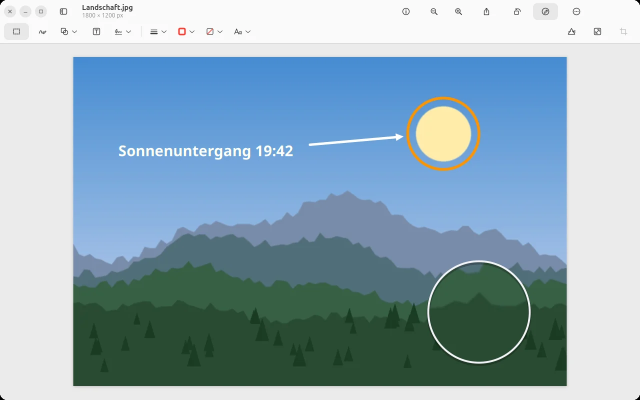
#> input picture homepage/prevux-image.webp, 1280 x 800 px (shown at 1/2 size)
$ python -i cutout.py   (imports and definitions only)
#> lines starting #> are read from the running program, lines starting #| are printed output that depends on the picture; after the words box and inside, x2 and y2 are one past the last pixel; in counts of white or black regions, pixels touching at a corner belong together
"""Remove a background, cut out an object (Preview: Remove Background, Smart Lasso).

Classic image processing, no AI model, nothing downloaded: the background colour is taken
from the edge (of the image, or of the lasso), everything connected to the edge in that
colour becomes transparent, the edge of the object is softened slightly. Works best with
plain backgrounds (product photos, logos, screenshots, scans).
"""

from PIL import Image, ImageChops, ImageDraw, ImageFilter, ImageOps

WORK_SIDE = 800       # masks are computed at this size, then scaled up


def _median(values):
    values = sorted(values)
    return values[len(values) // 2] if values else 0


def _background_colour(image, points):
    pixels = image.load()
    width, height = image.size
    samples = [pixels[min(width - 1, max(0, int(x))), min(height - 1, max(0, int(y)))] for x, y in points]
    return tuple(_median([s[c] for s in samples]) for c in range(3))


def _threshold(histogram, low=14, high=70):
    """Otsu between background (small difference) and object (large difference)."""
    total = sum(histogram)
    weighted = sum(i * h for i, h in enumerate(histogram))
    best, best_value, back, back_sum = low, -1.0, 0, 0
    for i, count in enumerate(histogram):
        back += count
        if not back:
            continue
        front = total - back
        if not front:
            break
        back_sum += i * count
        between = back * front * (back_sum / back - (weighted - back_sum) / front) ** 2
        if between > best_value:
            best, best_value = i, between
    return max(low, min(high, best))


def _difference(small, colour):
    """Per pixel: how far it is from the background colour (largest channel difference)."""
    r, g, b = ImageChops.difference(small, Image.new("RGB", small.size, colour)).split()
    return ImageChops.lighter(ImageChops.lighter(r, g), b).filter(ImageFilter.GaussianBlur(1))


def _flood_from(mask, seeds):
    """Fill (value 128) every 0-region of `mask` that one of the seeds touches."""
    pixels = mask.load()
    width, height = mask.size
    for x, y in seeds:
        x, y = min(width - 1, max(0, int(x))), min(height - 1, max(0, int(y)))
        if pixels[x, y] == 0:
            ImageDraw.floodfill(mask, (x, y), 128)
    return mask


def _finish(alpha_small, size):
    """Close tiny holes, scale up, soften the edge a little."""
    alpha = alpha_small.filter(ImageFilter.MaxFilter(3)).filter(ImageFilter.MinFilter(3))
    alpha = alpha.resize(size, Image.BILINEAR)
    return alpha.filter(ImageFilter.GaussianBlur(0.8))


def _small(image):
    rgb = image.convert("RGB")
    scale = min(1.0, WORK_SIDE / max(rgb.size))
    if scale < 1.0:
        rgb = rgb.resize((max(1, int(rgb.width * scale)), max(1, int(rgb.height * scale))), Image.BILINEAR)
    return rgb, scale


def remove_background(image):
    """The image with a transparent background (RGBA)."""
    small, _scale = _small(image)
    width, height = small.size
    edge = ([(x, 0) for x in range(width)] + [(x, height - 1) for x in range(width)]
            + [(0, y) for y in range(height)] + [(width - 1, y) for y in range(height)])
    difference = _difference(small, _background_colour(small, edge))
    limit = _threshold(difference.histogram())
    mask = difference.point(lambda v: 255 if v > limit else 0)
    mask = _flood_from(mask, edge[::3])
    alpha = mask.point(lambda v: 0 if v == 128 else 255)
    result = image.convert("RGBA")
    result.putalpha(ImageChops.multiply(result.getchannel("A"), _finish(alpha, image.size)))
    return result


def lasso_cutout(image, polygon):
    """Smart Lasso: (box, RGBA cut-out) of the object inside a roughly drawn outline.
    The outline snaps to the object's edge; without a clear edge it stays the drawn shape."""
    if len(polygon) < 3:
        return None
    small, scale = _small(image)
    outline = [(x * scale, y * scale) for x, y in polygon]
    inside = Image.new("L", small.size, 0)
    ImageDraw.Draw(inside).polygon(outline, fill=255)
    if not inside.getbbox():
        return None
    difference = _difference(small, _background_colour(small, outline))
    limit = _threshold(difference.histogram())
    mask = difference.point(lambda v: 255 if v > limit else 0)
    mask = ImageChops.multiply(mask, inside)          # outside the lasso counts as background
    seeds = [(x, y) for x, y in outline] + [(0, 0)]
    mask = _flood_from(mask, seeds)
    alpha = mask.point(lambda v: 0 if v == 128 else 255)
    alpha = ImageChops.multiply(alpha, inside)
    if alpha.getbbox() is None or sum(alpha.histogram()[128:]) < sum(inside.histogram()[128:]) * 0.03:
        alpha = inside                                 # nothing recognised: keep the drawn shape
    alpha = _finish(alpha, image.size)
    full_inside = Image.new("L", image.size, 0)
    ImageDraw.Draw(full_inside).polygon([(x, y) for x, y in polygon], fill=255)
    alpha = ImageChops.multiply(alpha, full_inside.filter(ImageFilter.GaussianBlur(0.8)))
    box = alpha.getbbox()
    if box is None:
        return None
    cut = image.convert("RGBA")
    cut.putalpha(ImageChops.multiply(cut.getchannel("A"), alpha))
    return box, cut.crop(box)


def has_transparency(image):
    return image.mode in ("RGBA", "LA") and image.getchannel("A").getextrema()[0] < 255

>>> from PIL import Image
>>> picture = Image.open('../homepage/prevux-image.webp')
#> picture is the input picture: PIL image 1280x800 RGB; mean R, G, B 144, 170.3, 184.1
>>> result = remove_background(picture)
#> in _small, `rgb = rgb.resize((max(1, int(rgb.width * scale)), max(1, int(rgb.heigh..`:
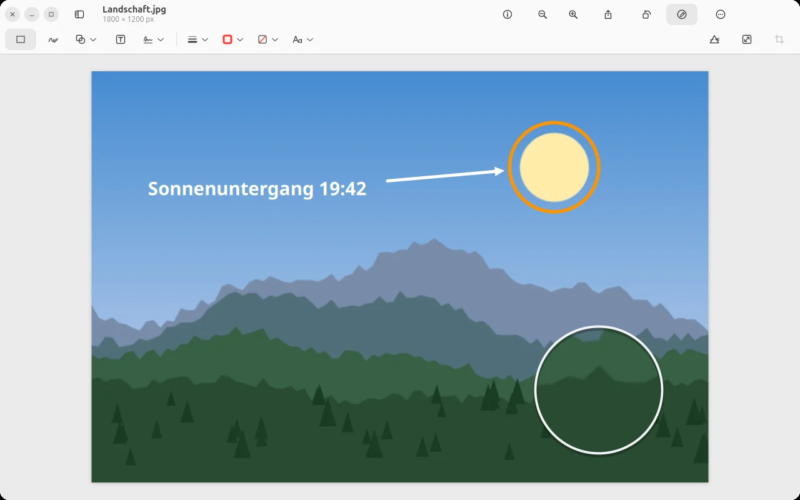
#> rgb: PIL image 800x500 RGB; mean R, G, B 144, 170.3, 184.1
#> in _background_colour, `samples = [pixels[min(width - 1, max(0, int(x))), min(height - 1, max(..`: samples = 2600 items, first 6: (0, 0, 0), (0, 0, 0), (1, 1, 1), (0, 0, 0), (33, 33, 33), (94, 94, 94)
#> in _median, `values = sorted(values)`: values = 2600 values from 0 to 252
#> in _difference, `r, g, b = ImageChops.difference(small, Image.new("RGB", small.size, co..`:
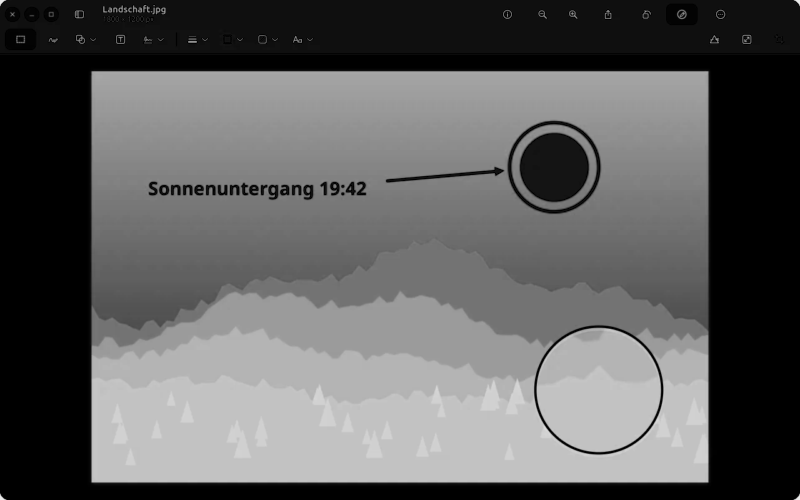
#> r: PIL image 800x500 L; min 0, max 235, mean 94.4
#> in _difference, `r, g, b = ImageChops.difference(small, Image.new("RGB", small.size, co..`:
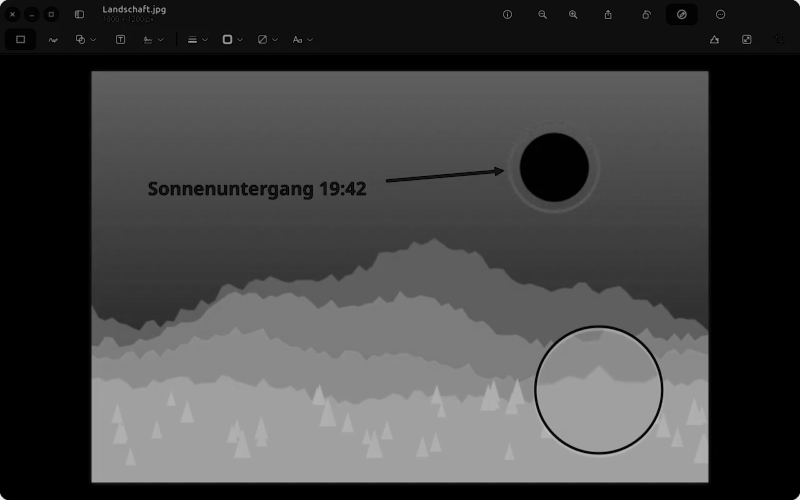
#> g: PIL image 800x500 L; min 0, max 235, mean 67.7
#> in _difference, `r, g, b = ImageChops.difference(small, Image.new("RGB", small.size, co..`:
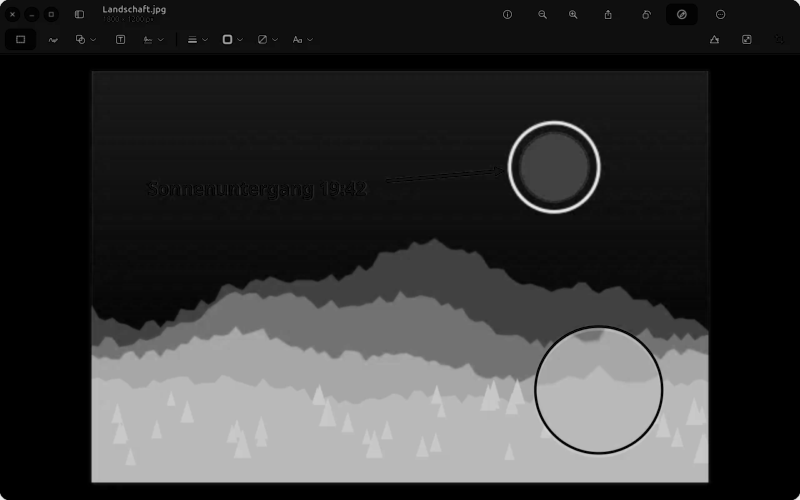
#> b: PIL image 800x500 L; min 0, max 235, mean 53.9
#> in _threshold, `total = sum(histogram)`: total = 400000
#> in _threshold, `weighted = sum(i * h for i, h in enumerate(histogram))`: weighted = 38083590
#> the loop in _threshold, `for i, count in enumerate(histogram):` made 236 passes
#> (count, back, front, back_sum, best_value) on passes 1 to 12: (91541, 91541, 308459, 0, 4.3e+14), (2077, 93618, 306382, 2077, 4.43e+14), (591, 94209, 305791, 3259, 4.47e+14), (2329, 96538, 303462, 10246, 4.6e+14), (782, 97320, 302680, 13374, 4.65e+14), (437, 97757, 302243, 15559, 4.68e+14), (959, 98716, 301284, 21313, 4.73e+14), (421, 99137, 300863, 24260, 4.75e+14), (1112, 100249, 299751, 33156, 4.82e+14), (146, 100395, 299605, 34470, 4.83e+14), (187, 100582, 299418, 36340, 4.84e+14), (303, 100885, 299115, 39673, 4.85e+14)
#> (back, front, back_sum, best_value) on passes 61 to 66: (147197, 252803, 918420, 7.37e+14), (147397, 252603, 930620, 7.38e+14), (147592, 252408, 942710, 7.38e+14), (147775, 252225, 954239, 7.38e+14), (148147, 251853, 978047, 7.39e+14), (148353, 251647, 991437, 7.39e+14)
#> after the loop in _threshold, `for i, count in enumerate(histogram):`: back = 400000; back_sum = 38083355; best = 78; best_value = 7.44e+14
#> in remove_background, `limit = _threshold(difference.histogram())`: limit = 70
#> in remove_background, `mask = difference.point(lambda v: 255 if v > limit else 0)`:
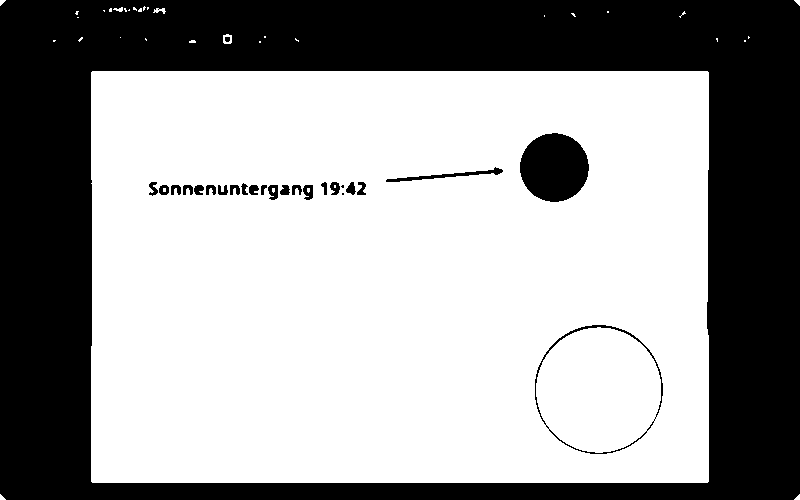
#> mask: PIL image 800x500 L; 62.1% white; 26 black regions (2 under 20 px), largest, box (x1, y1, x2, y2) and area: (0, 0, 800, 500) 145335, (520, 133, 589, 202) 3696, (535, 325, 663, 454) 658
#> the loop in _flood_from, `for x, y in seeds:` made 867 passes
#> x on passes 1 to 3: 0, 3, 6
#> after the loop in _flood_from, `for x, y in seeds:`:
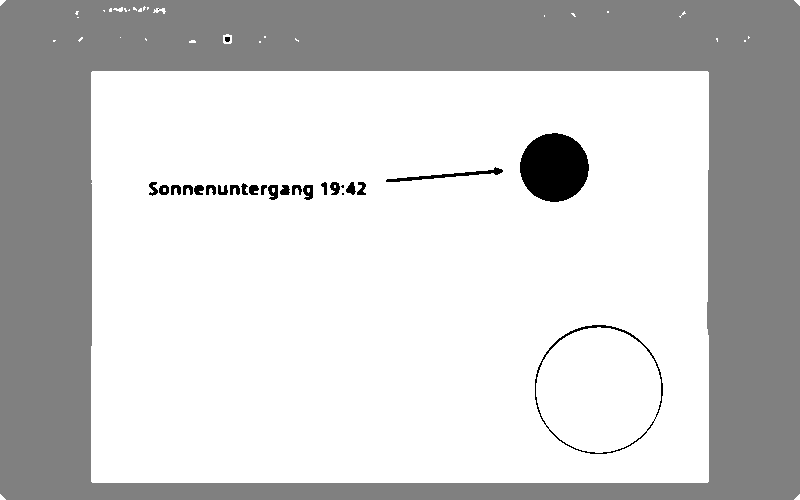
#> mask: PIL image 800x500 L; min 0, max 255, mean 204.9
#> in remove_background, `alpha = mask.point(lambda v: 0 if v == 128 else 255)`: alpha: PIL image 800x500 L; 63.7% white; 1 black region, box (x1, y1, x2, y2) and area: (0, 0, 800, 500) 145334
#> in _finish, `alpha = alpha_small.filter(ImageFilter.MaxFilter(3)).filter(ImageFilte..`: alpha: PIL image 800x500 L; 63.7% white; 1 black region, box (x1, y1, x2, y2) and area: (0, 0, 800, 500) 145309
#> in remove_background, `result.putalpha(ImageChops.multiply(result.getchannel("A"), _finish(al..`:
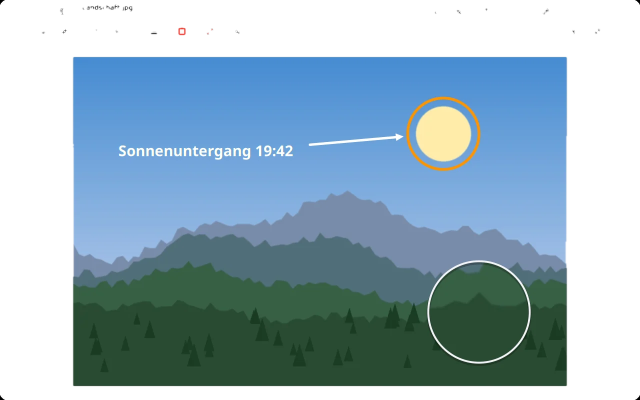
#> result: PIL image 1280x800 RGBA (shown at 1/2 size); mean R, G, B, A 144, 170.3, 184.1, 162.4; transparent parts drawn white

$ run again, on homepage/prevux-markup.webp
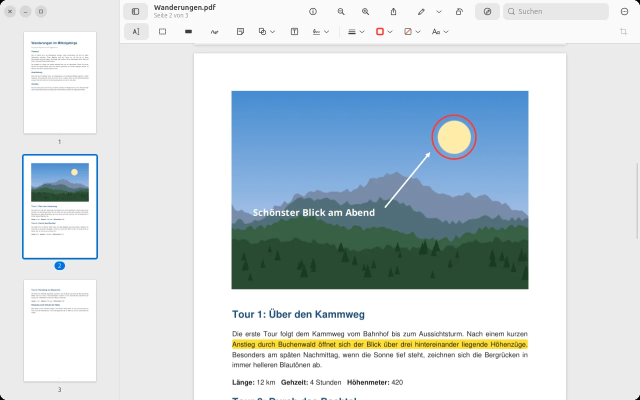
#> input picture homepage/prevux-markup.webp, 1280 x 800 px (shown at 1/2 size)
#> picture is the input picture: PIL image 1280x800 RGB; mean R, G, B 205, 214.9, 219.1
#> samples = 2600 items, first 6: (0, 0, 0), (0, 0, 0), (1, 1, 1), (1, 1, 1), (32, 32, 32), (90, 90, 90)
#> values = 2600 values from 0 to 255
#> total = 400000
#> weighted = 18588887
#> the loop in _threshold, `for i, count in enumerate(histogram):` made 236 passes
#> (count, back, front, back_sum, best_value) on passes 1 to 8: (110896, 110896, 289104, 0, 1.33e+14), (2728, 113624, 286376, 2728, 1.37e+14), (2002, 115626, 284374, 6732, 1.4e+14), (4649, 120275, 279725, 20679, 1.47e+14), (1369, 121644, 278356, 26155, 1.5e+14), (770, 122414, 277586, 30005, 1.51e+14), (1733, 124147, 275853, 40403, 1.53e+14), (1629, 125776, 274224, 51806, 1.56e+14)
#> after the loop in _threshold, `for i, count in enumerate(histogram):`: back = 400000; back_sum = 18588417; best = 80; best_value = 5.48e+14
#> limit = 70
#> in remove_background, `mask = difference.point(lambda v: 255 if v > limit else 0)`:
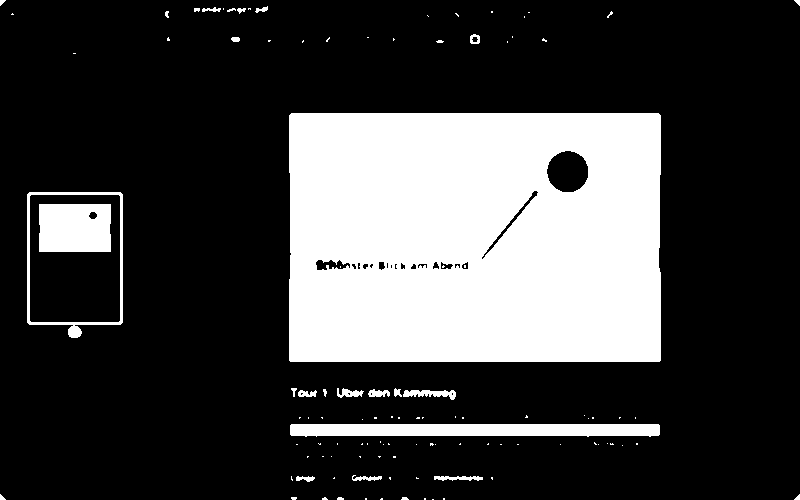
#> mask: PIL image 800x500 L; 25.4% white; 108 white regions (82 under 20 px), largest, box (x1, y1, x2, y2) and area: (289, 113, 661, 362) 90347, (290, 424, 660, 437) 4443, (39, 204, 111, 252) 3395
#> the loop in _flood_from, `for x, y in seeds:` made 867 passes
#> x on passes 1 to 3: 0, 3, 6
#> in remove_background, `result.putalpha(ImageChops.multiply(result.getchannel("A"), _finish(al..`:
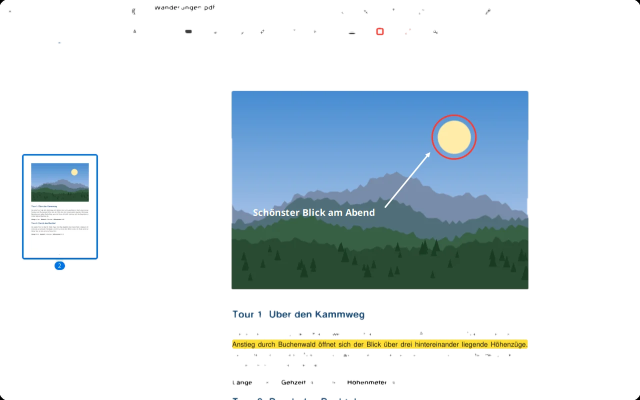
#> result: PIL image 1280x800 RGBA (shown at 1/2 size); mean R, G, B, A 205, 214.9, 219.1, 71.3; transparent parts drawn white
